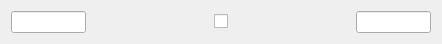
<?xml version="1.0" encoding="UTF-8"?>
<ui version="4.0">
 <class>FeeForm</class>
 <widget class="QWidget" name="FeeForm">
  <property name="geometry">
   <rect>
    <x>0</x>
    <y>0</y>
    <width>442</width>
    <height>38</height>
   </rect>
  </property>
  <property name="windowTitle">
   <string>Form</string>
  </property>
  <layout class="QHBoxLayout" name="horizontalLayout">
   <item>
    <widget class="QLineEdit" name="feeLineEdit">
     <property name="maximumSize">
      <size>
       <width>75</width>
       <height>16777215</height>
      </size>
     </property>
    </widget>
   </item>
   <item>
    <spacer name="horizontalSpacer">
     <property name="orientation">
      <enum>Qt::Horizontal</enum>
     </property>
     <property name="sizeHint" stdset="0">
      <size>
       <width>40</width>
       <height>20</height>
      </size>
     </property>
    </spacer>
   </item>
   <item>
    <widget class="QCheckBox" name="paidCheckBox">
     <property name="text">
      <string/>
     </property>
    </widget>
   </item>
   <item>
    <spacer name="horizontalSpacer_2">
     <property name="orientation">
      <enum>Qt::Horizontal</enum>
     </property>
     <property name="sizeHint" stdset="0">
      <size>
       <width>40</width>
       <height>20</height>
      </size>
     </property>
    </spacer>
   </item>
   <item>
    <widget class="QLineEdit" name="incomeLineEdit">
     <property name="maximumSize">
      <size>
       <width>75</width>
       <height>16777215</height>
      </size>
     </property>
    </widget>
   </item>
  </layout>
 </widget>
 <resources/>
 <connections/>
</ui>
